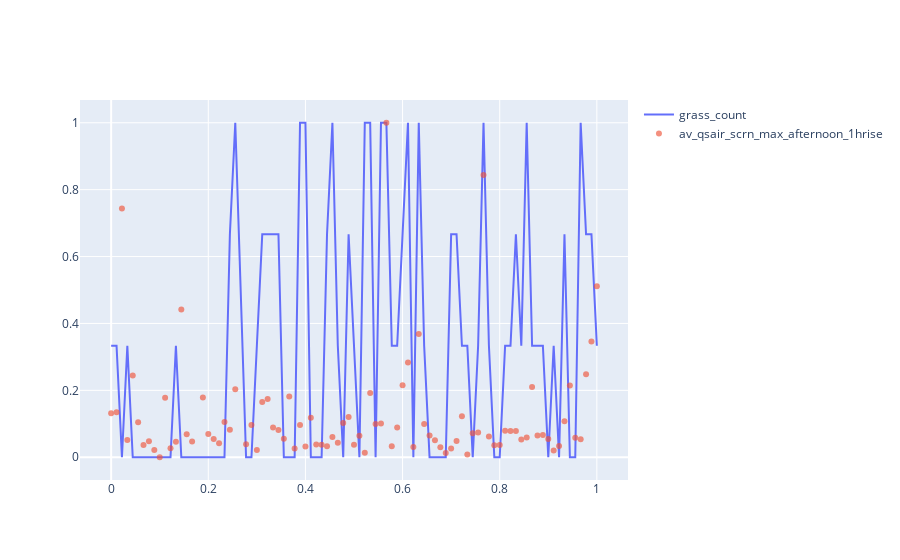

Source (notebook cell):
### Code cell
import plotly.express as px
import plotly.graph_objects as go
from plotly.subplots import make_subplots
# import statsmodels

# feature = 'topt_numhours_30D'
# feature = 'av_wndgust10m_sum_afternoon'
feature = 'av_qsair_scrn_max_afternoon_1hrise'

fig = go.Figure()

# fig = make_subplots(rows=1, cols=2)

fig.add_trace(go.Scatter(x=plotData['Count Date'], y=plotData['label'], 
                mode='lines', name='grass_count'))

fig.add_trace(go.Scatter(x=plotData['Count Date'], y=plotData[feature], 
                opacity=0.65, mode='markers', name=feature))


# fig = px.line(plotData, x="Count Date", y="grass_count")
# fig = px.scatter(plotData, x="Count Date", y="av_lwsfcdown", opacity=0.65)
# fig.update_layout(height=300, width=500, title_text="Side By Side Subplots")
fig.show()
